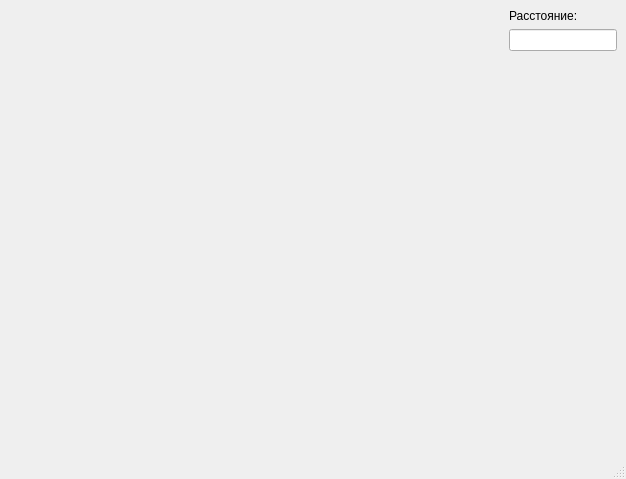
<?xml version="1.0" encoding="UTF-8"?>
<ui version="4.0">
 <class>MainWindow</class>
 <widget class="QMainWindow" name="MainWindow">
  <property name="geometry">
   <rect>
    <x>0</x>
    <y>0</y>
    <width>626</width>
    <height>479</height>
   </rect>
  </property>
  <property name="windowTitle">
   <string>MainWindow</string>
  </property>
  <widget class="QWidget" name="centralwidget">
   <layout class="QHBoxLayout" name="horizontalLayout">
    <item>
     <widget class="Widget" name="graphic_widget" native="true">
      <property name="sizePolicy">
       <sizepolicy hsizetype="Expanding" vsizetype="Expanding">
        <horstretch>0</horstretch>
        <verstretch>0</verstretch>
       </sizepolicy>
      </property>
      <property name="minimumSize">
       <size>
        <width>200</width>
        <height>200</height>
       </size>
      </property>
     </widget>
    </item>
    <item>
     <layout class="QVBoxLayout" name="verticalLayout">
      <item>
       <widget class="QLabel" name="label">
        <property name="sizePolicy">
         <sizepolicy hsizetype="Maximum" vsizetype="Preferred">
          <horstretch>0</horstretch>
          <verstretch>0</verstretch>
         </sizepolicy>
        </property>
        <property name="text">
         <string>Расстояние:</string>
        </property>
       </widget>
      </item>
      <item>
       <widget class="QLineEdit" name="lineEdit_Distance">
        <property name="sizePolicy">
         <sizepolicy hsizetype="Fixed" vsizetype="Fixed">
          <horstretch>0</horstretch>
          <verstretch>0</verstretch>
         </sizepolicy>
        </property>
        <property name="readOnly">
         <bool>false</bool>
        </property>
       </widget>
      </item>
      <item>
       <spacer name="verticalSpacer">
        <property name="orientation">
         <enum>Qt::Vertical</enum>
        </property>
        <property name="sizeHint" stdset="0">
         <size>
          <width>20</width>
          <height>40</height>
         </size>
        </property>
       </spacer>
      </item>
     </layout>
    </item>
   </layout>
  </widget>
  <widget class="QMenuBar" name="menubar">
   <property name="geometry">
    <rect>
     <x>0</x>
     <y>0</y>
     <width>626</width>
     <height>22</height>
    </rect>
   </property>
  </widget>
  <widget class="QStatusBar" name="statusbar"/>
 </widget>
 <customwidgets>
  <customwidget>
   <class>Widget</class>
   <extends>QWidget</extends>
   <header>widget.h</header>
   <container>1</container>
  </customwidget>
 </customwidgets>
 <resources/>
 <connections/>
</ui>
